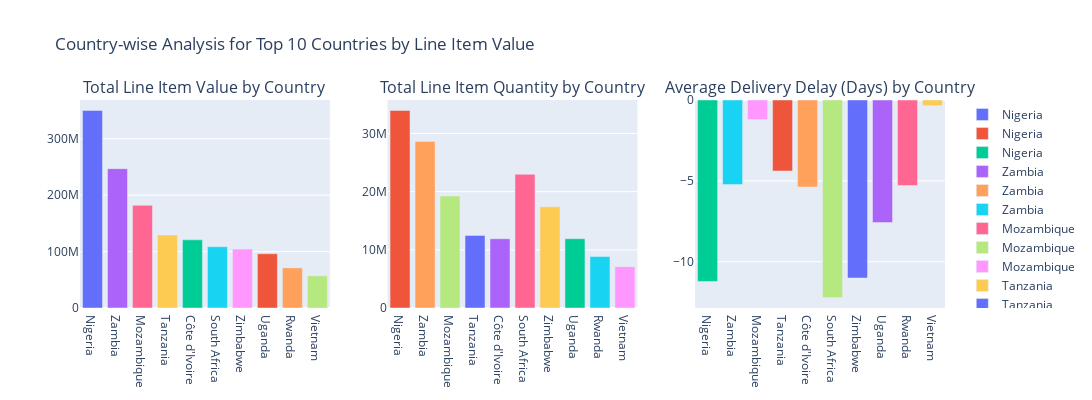

Here is the notebook cell this chart was saved with:
### Markdown cell above
#### Chart - 1

### Code cell
#visualization for country-wise analysis for top 10 countries by line item value
# Country-wise analysis
country_stats = df.groupby('Country').agg({
    'Line Item Value': 'sum',
    'Line Item Quantity': 'sum',
    'delivery_delay_days': 'mean'
}).round(2).sort_values(by='Line Item Value', ascending=False)
top_countries = country_stats.head(10).reset_index()
fig = make_subplots(rows=1, cols=3, subplot_titles=(
    "Total Line Item Value by Country",
    "Total Line Item Quantity by Country",
    "Average Delivery Delay (Days) by Country"
))

for i, country in enumerate(top_countries['Country']):
    fig.add_trace(
        go.Bar(x=[country], y=[top_countries.loc[i, 'Line Item Value']], name=country),
        row=1, col=1
    )
    fig.add_trace(
        go.Bar(x=[country], y=[top_countries.loc[i, 'Line Item Quantity']], name=country),
        row=1, col=2
    )
    fig.add_trace(
        go.Bar(x=[country], y=[top_countries.loc[i, 'delivery_delay_days']], name=country),
        row=1, col=3
    )
fig.update_layout(height=400, width=1600, title_text="Country-wise Analysis for Top 10 Countries by Line Item Value")
fig.show()
#in this plot we observe that nigeria has the highest line item value and line item quantity among the countries
#South Africa experiences the lowest delay among the countries

### Figure 1 — Plotly figure (JSON) as saved in the notebook; plotly's stock layout.template omitted (floating-point values rounded to 4 significant figures)
{"data": [{"name": "Nigeria", "type": "bar", "x": ["Nigeria"], "xaxis": "x", "y": [350300000.0], "yaxis": "y"}, {"name": "Nigeria", "type": "bar", "x": ["Nigeria"], "xaxis": "x2", "y": [33967950], "yaxis": "y2"}, {"name": "Nigeria", "type": "bar", "x": ["Nigeria"], "xaxis": "x3", "y": [-11.22], "yaxis": "y3"}, {"name": "Zambia", "type": "bar", "x": ["Zambia"], "xaxis": "x", "y": [247000000.0], "yaxis": "y"}, {"name": "Zambia", "type": "bar", "x": ["Zambia"], "xaxis": "x2", "y": [28627539], "yaxis": "y2"}, {"name": "Zambia", "type": "bar", "x": ["Zambia"], "xaxis": "x3", "y": [-5.23], "yaxis": "y3"}, {"name": "Mozambique", "type": "bar", "x": ["Mozambique"], "xaxis": "x", "y": [182000000.0], "yaxis": "y"}, {"name": "Mozambique", "type": "bar", "x": ["Mozambique"], "xaxis": "x2", "y": [19252134], "yaxis": "y2"}, {"name": "Mozambique", "type": "bar", "x": ["Mozambique"], "xaxis": "x3", "y": [-1.21], "yaxis": "y3"}, {"name": "Tanzania", "type": "bar", "x": ["Tanzania"], "xaxis": "x", "y": [129500000.0], "yaxis": "y"}, {"name": "Tanzania", "type": "bar", "x": ["Tanzania"], "xaxis": "x2", "y": [12482994], "yaxis": "y2"}, {"name": "Tanzania", "type": "bar", "x": ["Tanzania"], "xaxis": "x3", "y": [-4.39], "yaxis": "y3"}, {"name": "Côte d'Ivoire", "type": "bar", "x": ["Côte d'Ivoire"], "xaxis": "x", "y": [120900000.0], "yaxis": "y"}, {"name": "Côte d'Ivoire", "type": "bar", "x": ["Côte d'Ivoire"], "xaxis": "x2", "y": [11898572], "yaxis": "y2"}, {"name": "Côte d'Ivoire", "type": "bar", "x": ["Côte d'Ivoire"], "xaxis": "x3", "y": [-5.38], "yaxis": "y3"}, {"name": "South Africa", "type": "bar", "x": ["South Africa"], "xaxis": "x", "y": [108700000.0], "yaxis": "y"}, {"name": "South Africa", "type": "bar", "x": ["South Africa"], "xaxis": "x2", "y": [22995781], "yaxis": "y2"}, {"name": "South Africa", "type": "bar", "x": ["South Africa"], "xaxis": "x3", "y": [-12.22], "yaxis": "y3"}, {"name": "Zimbabwe", "type": "bar", "x": ["Zimbabwe"], "xaxis": "x", "y": [104400000.0], "yaxis": "y"}, {"name": "Zimbabwe", "type": "bar", "x": ["Zimbabwe"], "xaxis": "x2", "y": [17407714], "yaxis": "y2"}, {"name": "Zimbabwe", "type": "bar", "x": ["Zimbabwe"], "xaxis": "x3", "y": [-11.01], "yaxis": "y3"}, {"name": "Uganda", "type": "bar", "x": ["Uganda"], "xaxis": "x", "y": [96200000.0], "yaxis": "y"}, {"name": "Uganda", "type": "bar", "x": ["Uganda"], "xaxis": "x2", "y": [11914117], "yaxis": "y2"}, {"name": "Uganda", "type": "bar", "x": ["Uganda"], "xaxis": "x3", "y": [-7.58], "yaxis": "y3"}, {"name": "Rwanda", "type": "bar", "x": ["Rwanda"], "xaxis": "x", "y": [71130000.0], "yaxis": "y"}, {"name": "Rwanda", "type": "bar", "x": ["Rwanda"], "xaxis": "x2", "y": [8855350], "yaxis": "y2"}, {"name": "Rwanda", "type": "bar", "x": ["Rwanda"], "xaxis": "x3", "y": [-5.29], "yaxis": "y3"}, {"name": "Vietnam", "type": "bar", "x": ["Vietnam"], "xaxis": "x", "y": [56970000.0], "yaxis": "y"}, {"name": "Vietnam", "type": "bar", "x": ["Vietnam"], "xaxis": "x2", "y": [7104544], "yaxis": "y2"}, {"name": "Vietnam", "type": "bar", "x": ["Vietnam"], "xaxis": "x3", "y": [-0.35], "yaxis": "y3"}], "layout": {"annotations": [{"font": {"size": 16}, "showarrow": false, "text": "Total Line Item Value by Country", "x": 0.1444, "xanchor": "center", "xref": "paper", "y": 1, "yanchor": "bottom", "yref": "paper"}, {"font": {"size": 16}, "showarrow": false, "text": "Total Line Item Quantity by Country", "x": 0.5, "xanchor": "center", "xref": "paper", "y": 1, "yanchor": "bottom", "yref": "paper"}, {"font": {"size": 16}, "showarrow": false, "text": "Average Delivery Delay (Days) by Country", "x": 0.8556, "xanchor": "center", "xref": "paper", "y": 1, "yanchor": "bottom", "yref": "paper"}], "height": 400, "title": {"text": "Country-wise Analysis for Top 10 Countries by Line Item Value"}, "width": 1600, "xaxis": {"anchor": "y", "domain": [0, 0.2889]}, "xaxis2": {"anchor": "y2", "domain": [0.3556, 0.6444]}, "xaxis3": {"anchor": "y3", "domain": [0.7111, 1]}, "yaxis": {"anchor": "x", "domain": [0, 1]}, "yaxis2": {"anchor": "x2", "domain": [0, 1]}, "yaxis3": {"anchor": "x3", "domain": [0, 1]}}}
